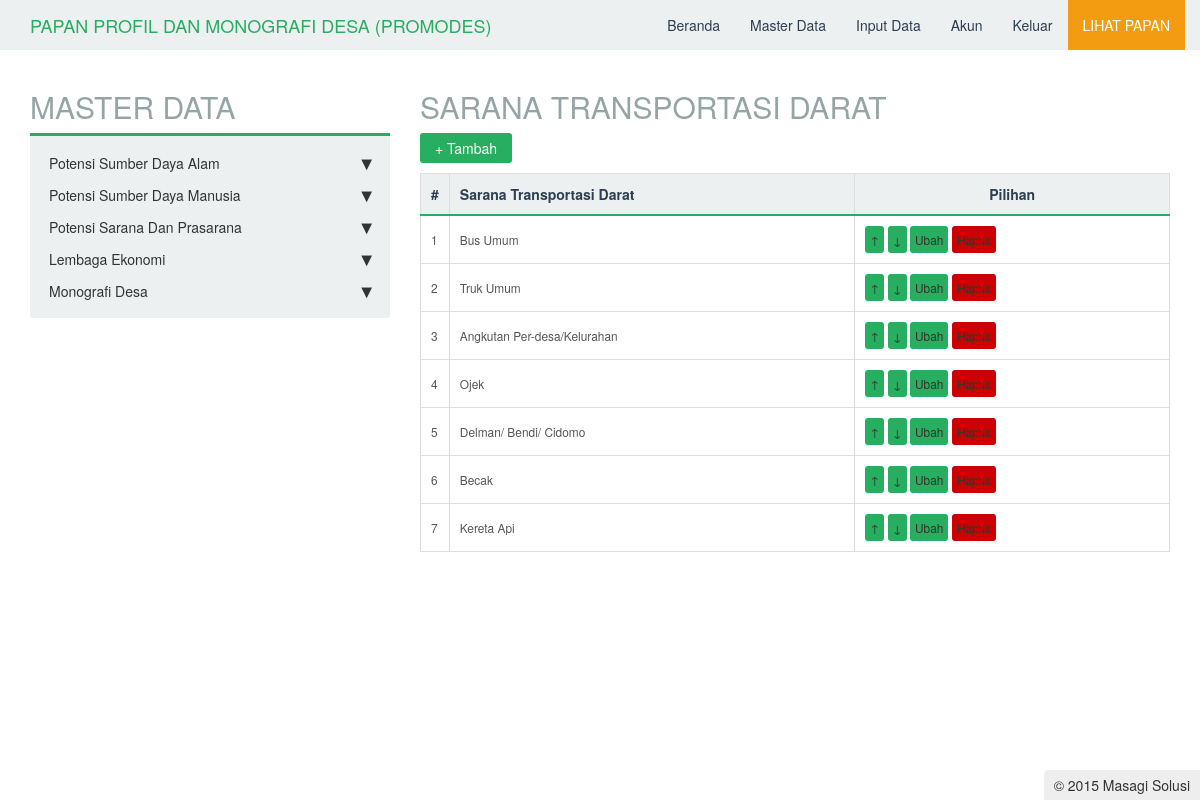
Page /master/potensi_sarpras/sarpras_transportasi/sarana_darat/master.php (signed in) on the committed database.
### tables this page shows
CREATE TABLE IF NOT EXISTS `tbsarana_darat` (
  `id` int(11) NOT NULL AUTO_INCREMENT,
  `nama` varchar(225) NOT NULL,
  `posisi` int(11) NOT NULL,
  PRIMARY KEY (`id`)
);

### master/potensi_sarpras/sarpras_transportasi/sarana_darat/master.php (the view, shortened to what this page needs)
<?php
include_once "../../../../functions/urut.php";
include_once "../../../../master/header.php";
echo "<h2>SARANA TRANSPORTASI DARAT</h2>";
$mod = $_GET['mod'];
if($mod == "tambah"){
    if(isset($_POST['simpan'])){
        $nama = $_POST['nama'];
        $s = mysql_query("select max(posisi) as urut from tbsarana_darat");
        $d = mysql_fetch_array($s);
        $posisi  = $d['urut']+1;
        for($i = 0;$i < sizeof($nama);$i++){
           if($nama[$i] != ""){
               $q = mysql_query("insert into tbsarana_darat(nama,posisi) values('".mysql_real_escape_string($nama[$i])."','".($posisi+$i)."')");
           }
        }
        if($q){
            echo "<script>window.location='master.php';</script>";
        }
    }
    echo "<link rel='stylesheet' type='text/css' href='../../../../lib/css/table2.css'/>";
?>
<script type="text/javascript" src="../../../../lib/js/jquery-1.9.1.min.js"></script>
<script type="text/javascript">
$(document).ready(function(){
    var count = 0;
    $nama = $("#nama");
    $add = $("#add");
    $add.click(function(e){
        var countNext = count+1;
        $("#input"+count).append("<div>&nbsp;&nbsp;<input type='text' name='nama[]' id='nama"+count+"'/><div id='input"+countNext+"'></div></div>");
        $("#nama"+count).focus();
        count++;
    });
});
</script>
<form method="post">
    <table>
        <tr>
            <td>Sarana</td>
            <td id='nama'><div id='input0'> : <input type='text' name='nama[]' id='nama' required/><a class='btn' href='#' id='add'>+</a></div></td>
        </tr>
        <tr>
            <td></td>
            <td><input type='submit' name='simpan' value='Tambah'></td>
        </tr>
    </table>
</form>
<?php
}
else if($mod == "hapus"){
    $id = abs((int)$_GET['id']);
    $q = mysql_query("delete from tbsarana_darat where id='$id'");
    if($q){
        echo "<script>window.location='master.php';</script>";
    }
}
else
{
    echo "<link rel='stylesheet' type='text/css' href='../../../../lib/css/table.css'/>";
    echo "<input type='reset' onclick=\"window.location='?mod=tambah';\" value='+ Tambah'/>";
    echo "<table>
            <tr>
                <th>#</th>
                <th align=left>Sarana Transportasi Darat</th>
                <th>Pilihan</th>
            </tr>";
    $n1 = 1;
    $s1= mysql_query("select * from tbsarana_darat order by posisi asc");
    while($d1 = mysql_fetch_array($s1)){
        echo "<tr>
                <td>$n1</td>
                <td>$d1[nama]</td>
                <td><a class='edit' href='?mod=urut&id=$d1[id]&tipe=1&posisi=up'>&#8593;</a> <a class='edit' href='?mod=urut&id=$d1[id]&tipe=1&posisi=down'>&#8595;</a> <a class='edit' href='?mod=ubah&id=$d1[id]'>Ubah</a> <a class='del' href='#' onclick='confirmDelete(\"?mod=hapus&id=$d1[id]\");'>Hapus</a></td>
            </tr>";
        $n1++;
    }
    echo "</table>";
}
include_once "../../../../master/footer.php";
?>

### rows in the picture
tbsarana_darat: nama "Bus Umum"
tbsarana_darat: nama "Truk Umum"
tbsarana_darat: nama "Angkutan Per-desa/Kelurahan"
tbsarana_darat: nama "Ojek"
tbsarana_darat: nama "Delman/ Bendi/ Cidomo"
tbsarana_darat: nama "Becak"
tbsarana_darat: nama "Kereta Api"
